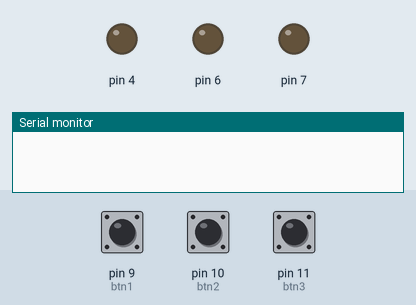
This sketch was run on a simulated Arduino Uno, built with avr-gcc and run on an emulated ATmega328P. On the bench: output pins drawn as LEDs (lit = HIGH), the last lines printed to the serial monitor. Dashed ring = blinking. The test bench sets the inputs (shaded band); at power-on: pin 11 (btn3) HIGH, pin 9 (btn1) HIGH, pin 10 (btn2) HIGH.

Above: at 1.2 s.
1.3 s: pin 11 (btn3) pulled LOW for 0.15 s
At 1.9 s:
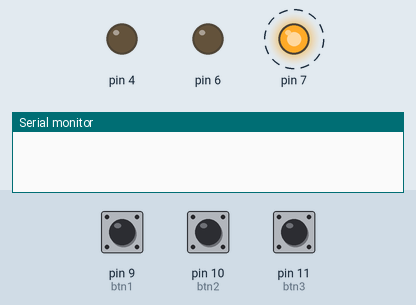
4.4 s: pin 9 (btn1) pulled LOW for 0.15 s
At 4.77 s:
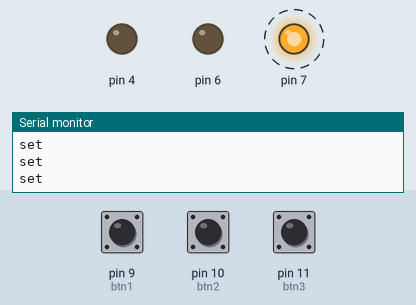
7.4 s: pin 10 (btn2) pulled LOW for 0.15 s
At 7.75 s:
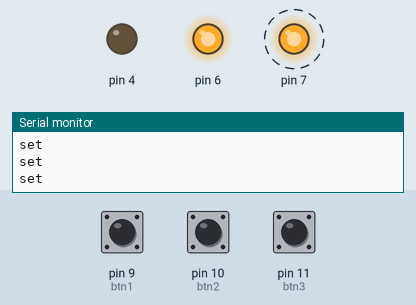
10.4 s: pin 9 (btn1) pulled LOW for 1 s
At 10.9 s:
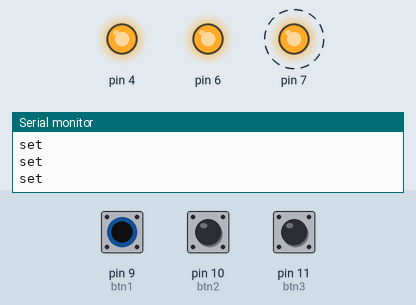
13.4 s: pin 9 (btn1) pulled LOW for 3.2 s
At 17.25 s:
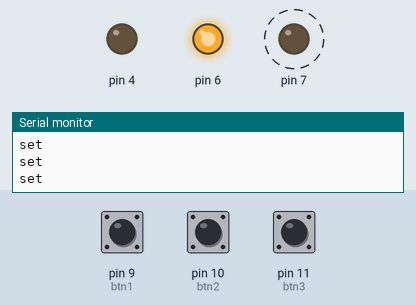
18.1 s: pin 10 (btn2) pulled LOW for 1 s
At 18.9 s:
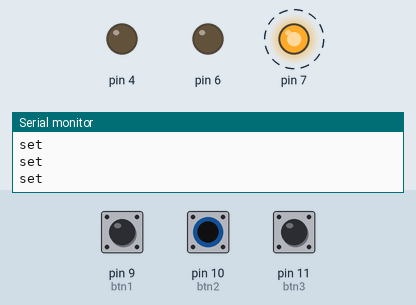
Timing chart, 0 to 23.0 s (numbered marks = the images above; inputs shaded):
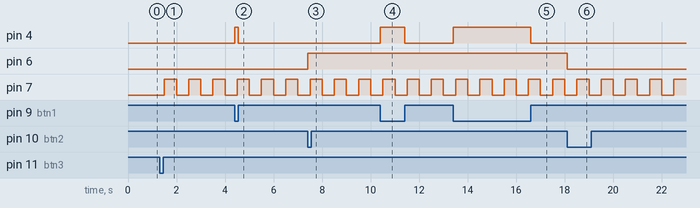

The sketch:

app.ino
```cpp
#include "SimpleTimer.h"
#include "Led.h"
#include "Button.h"


SimpleTimer timer;

Led led1(4);
Led led2(6);
Led led3(7);

Button btn1(9);
Button btn2(10);
Button btn3(11);

bool blinkPlay = false;
int blinkTimer= -1;

void led2OnOff(){
    led2.toggle();
}
void led1OnOff(){
    led1.toggle();
}
void led3Blink(){
    led3.toggle();
}

void led3BlinkControl(){
    blinkPlay = !blinkPlay;
    if(!blinkPlay){
        led3.off();
    }
    timer.toggle(blinkTimer);

}

void setup(){
    Serial.begin(9600);
    btn2.setCallback(led2OnOff);
    btn3.setCallback(led3BlinkControl);
    blinkTimer = timer.setInterval(500, led3Blink);
    timer.disable(blinkTimer);
}

void loop(){
    timer.run();
    led1.set(btn1.read());
    btn2.check();
    btn3.check();
}
```

Button.cpp
```cpp
#include "Button.h"


Button::Button(int pin){
    this->pin = pin;
    pinMode(pin, INPUT_PULLUP);
}

int Button::read(){
    return !digitalRead(pin);
}
void Button::setCallback(void (*callback)()){
    this->callback = callback;
}
void Button::check(){
    state_current = digitalRead(pin);
    if(!state_current)  {
        if(state_previous == true){
            state_previous = false;
            if(callback !=NULL){
                callback();
            }
        }
        delay(10);
    }
    else{
        state_previous = true;
    }
}
```

Button.h
```cpp
#pragma once
#include <Arduino.h>

class Button{
    int pin;
    bool state_current;
    bool state_previous;
    void (*callback)();
    public:
    Button(int pin);
    int read();
    void check();
    void setCallback(void (*callback)());

};
```

Led.cpp
```cpp
#include "Led.h"

Led::Led(int pin){
    this->pin = pin;
    state = LOW;
    pinMode(pin, OUTPUT);
}
void Led::set(int num){
    state = num;
    if(num != LOW)
        Serial.println("set ");
    digitalWrite(pin, state);
}
void Led::off(){
    state = LOW;
    digitalWrite(pin,state);
}
void Led::on(){
    state = HIGH;
    digitalWrite(pin,state);
}

void Led::toggle(){
    state = !state;
    digitalWrite(pin,state);
}
void Led::blink(int time){
    digitalWrite(pin,HIGH);
    delay(time/2);
    digitalWrite(pin,LOW);
    delay(time/2);
}
```

Led.h
```cpp
#pragma once
//헤더 인클루드시 한번만
#include <Arduino.h>

class Led{


    int pin;
    int state;

    public:
    Led(int pin);
    void set(int num);
    void off();
    void on();
    void toggle();
    void blink(int time=0);

};
```

Measured:
- after the input at 1.3 s, pin 7: alternates HIGH for 0.50 s and LOW for 0.50 s, starting after 0.20 s
- after the input at 4.4 s, pin 4: LOW → HIGH at once, → LOW 0.15 s later
- after the input at 7.4 s, pin 6: LOW → HIGH at once
- after the input at 10.4 s, pin 4: LOW → HIGH at once, → LOW 1.0 s later
- after the input at 13.4 s, pin 4: LOW → HIGH at once, → LOW 3.2 s later
- after the input at 18.1 s, pin 6: HIGH → LOW at once
